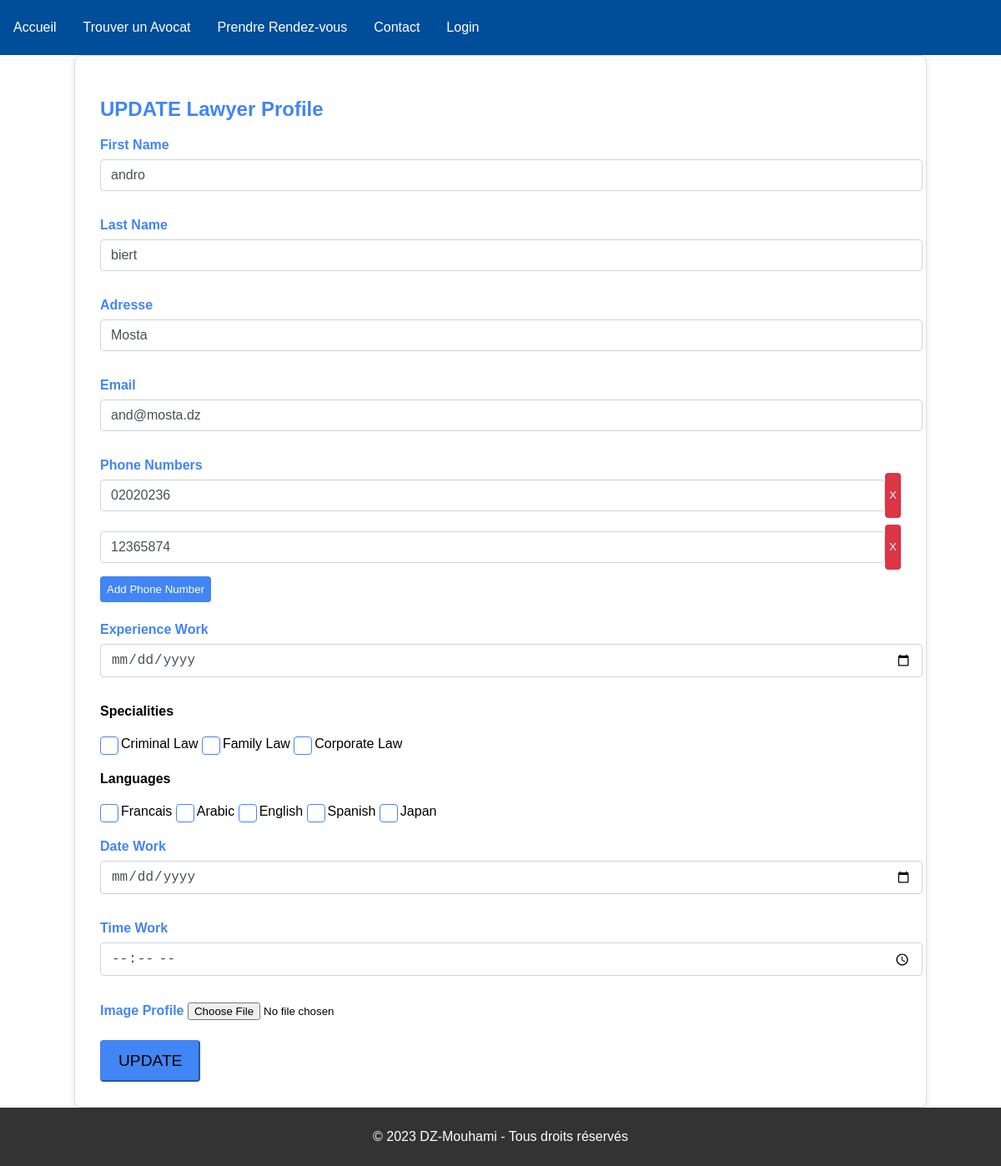
Screenshot of /updateProfile/7/ with the database file from the repository.
### avocat/models.py (models this page shows, shortened)
class Avocat(models.Model):
    user = models.OneToOneField(User, on_delete=models.CASCADE)
    firstName = models.CharField(max_length=100)
    lastName = models.CharField(max_length=100)
    adresse = models.CharField(max_length=255)
    coordonnees = models.ForeignKey(Coordonnees, on_delete=models.CASCADE)
    experienceWork = models.DateField(null=True)
    specialitees = models.ManyToManyField(Specialite, through='AvocatSpecialitePrice', related_name='avocats', blank=True)
    langues = models.ManyToManyField(Langues, blank=True)
    dateWork = models.DateField()
    timeWork = models.TimeField()
    evaluationStar = models.IntegerField(null=True)
    photo = models.ImageField( null=True, blank=True , default='avatar.png')  # Add this line for the photo
    class Meta:
        db_table = 'avocat'

class Coordonnees(models.Model):
    email= models.CharField(max_length=200)
    class Meta:
        db_table = 'coordonnees'

class PhoneNumbers(models.Model):
    phoneNumber = models.CharField(max_length=20)
    coordonnees = models.ForeignKey(Coordonnees,related_name='phonenumbers', on_delete=models.CASCADE)
    class Meta:
        db_table = 'phoneNumbers'

class Specialite(models.Model):
    title = models.CharField(max_length=200)
    description = models.TextField(blank=True, null=True)
    def __str__(self):
        return self.title
    class Meta:
        db_table = 'specialite'

class Langues(models.Model):
    langue = models.CharField(max_length = 100)
    def __str__(self):
        return self.langue
    class Meta:
        db_table = 'langues'

### avocat/views.py (the view, shortened to what this page needs)
# urls.py: path('updateProfile/<str:pk>/',views.updateAvocatProfile,name="updateAvocatProfile"),
def updateAvocatProfile(request, pk):
    avocat_instance = get_object_or_404(Avocat, id=pk)
    langues = Langues.objects.all()
    specialites = Specialite.objects.all()
    context = {
        'action': "UPDATE",
        'avocat_instance': avocat_instance,
        'langues': langues,
        'specialites': specialites,
    }
    return render(request, 'avocat/create_avocat_profile.html', context)

### avocat/templates/avocat/create_avocat_profile.html (shortened to what this page needs)
{% extends 'main.html' %}
{% block content %}
<div class="container mt-5">
    <div class="form-box">
        <h2 class="mb-4">{{ action }} Lawyer Profile</h2>
        <form action="" method="post" enctype="multipart/form-data" >
            <div class="mb-3">
                <label for="firstname" class="form-label">First Name</label>
                <input type="text" name="firstName" id="firstname" value="{{ avocat_instance.firstName }}">
            </div>
            <div class="mb-3">
                <label for="lastname" class="form-label">Last Name</label>
                <input type="text" name="lastName" id="lastname" value="{{ avocat_instance.lastName }}">
            </div>
            <div class="mb-3">
                <label for="adresse" class="form-label">Adresse</label>
                <input type="text" name="adresse" id="adresse" value="{{ avocat_instance.adresse }}">
            </div>
            <div class="mb-3">
                <label for="email" class="form-label">Email</label>
                <input type="email" name="email" id="email" value="{{ avocat_instance.coordonnees.email}}">
            </div>
            <div class="mb-3" id="phoneNumbersContainer">
                <label for="phoneNumber" class="form-label">Phone Numbers</label>
                <div id="phoneNumbersWrapper">
                    {% for phone_number in avocat_instance.coordonnees.phonenumbers.all %}
                        <div class="phone-number-input-wrapper">
                            <input type="tel" name="phoneNumbers[]" class="phone-number-input" value="{{ phone_number.phoneNumber }}" required>
                            <button type="button" class="remove-phone-number" onclick='removePhoneNumber(this)'>X</button>
                        </div>
                    {% endfor %}
                </div>
                <button type="button" id="addPhoneNumber" class="add-phone-number">Add Phone Number</button>
            </div>
            <div class="mb-3">
                <label for="experienceWork" class="form-label">Experience Work</label>
                <input type="date" name="experienceWork" id="experienceWork" value="{{ avocat_instance.experienceWork }}" required>
            </div>
            <div class="mb-3">
                <h4>Specialities</h4>
                {% for sp in specialites %}
                <label class="custom-checkbox">
                    <span class="checkmark"></span>
                    {{ sp }}
                </label>
                {% endfor %}
            </div>
            <div class="mb-3">
                <h4>Languages</h4>
                {% for lan in langues %}
                <label class="custom-checkbox">
                    <span class="checkmark"></span>
                    {{ lan }}
                </label>
                {% endfor %}
            </div>
            <div class="mb-3">
                <label for="dateWork" class="form-label">Date Work</label>
                <input type="date" name="dateWork" id="dateWork" value="{{ avocat_instance.dateWork }}" required>
            </div>
            <div class= "mb-3" >
                <label for="timeWork" class="form-label">Time Work</label>
                <input type="time" name="timeWork" id="timeWork" value="{{ avocat_instance.timeWork }}" required>
            </div>
            <div class="mb-3">
                <label for="photo" class="form-label">Image Profile</label>
                <input type="file" name="photo" id="photo"  >
            </div>
            <button type="submit" class="btn btn-primary">{{ action }}</button>
        </form>
    </div>
</div>
{% endblock content %}

### static/css/style.css (style rules this page uses)
body { font-family: Arial, sans-serif; margin: 0; padding: 0; box-sizing: border-box; height: 15vh; }

### avocat/templates/avocat/create_avocat_profile.html (style rules this page uses)
.container { display: flex; align-items: center; justify-content: center; }
.form-box { background-color: #ffffff; border: 1px solid #dddddd; border-radius: 8px; padding: 30px; box-shadow: 0 4px 8px rgba(0, 0, 0, 0.1); width: 80%; }
.form-label { font-weight: bold; color: #4285f4; margin-bottom: 0.5rem; }
h2 { color: #4285f4; }
.mb-3 { margin-bottom: 1.5rem; }
.btn-primary { background-color: #4285f4; border-color: #4285f4; padding: 12px 20px; font-size: 1.2rem; border-radius: 4px; transition: background-color 0.3s ease; }
input[type="text"], input[type="email"], input[type="tel"], input[type="date"], input[type="time"] { width: 100%; padding: 0.375rem 0.75rem; margin: 0.5rem 0; font-size: 1rem; line-height: 1.5; color: #495057; background-color: #fff; background-clip: padding-box; border: 1px solid #ced4da; border-radius: 0.25rem; transition: border-color 0.15s ease-in-out, box-shadow 0.15s ease-in-out; }
.custom-checkbox { display: inline-block; position: relative; padding-left: 25px; cursor: pointer; font-size: 1rem; }
.checkmark { position: absolute; top: 0; left: 0; height: 20px; width: 20px; background-color: #fff; border: 1px solid #4285f4; border-radius: 4px; }
.phone-number-input-wrapper { display: flex; flex-direction: row; margin-bottom: 8px; }
.phone-number-input { flex: 1; margin-right: 8px; padding: 8px; border: 1px solid #ced4da; border-radius: 4px; }
.remove-phone-number { background-color: #dc3545; color: #fff; border: none; padding: 5px; border-radius: 4px; cursor: pointer; }
.add-phone-number { background-color: #4285f4; color: #fff; border: none; padding: 8px; border-radius: 4px; cursor: pointer; }

### rows the page displays
Avocat: firstName "andro", lastName "biert", adresse "Mosta", email "and@mosta.dz"
PhoneNumbers: phoneNumber "02020236"
PhoneNumbers: phoneNumber "12365874"
Specialite: title "Criminal Law"
Specialite: title "Family Law"
Specialite: title "Corporate Law"
Langues: langue "Francais"
Langues: langue "Arabic"
Langues: langue "English"
Langues: langue "Spanish"
Langues: langue "Japan"

### other values shown
{{ action }} "UPDATE"
